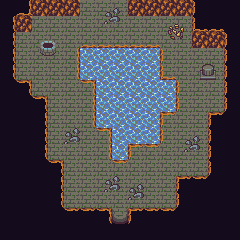

This game map was drawn from its Tiled (.tmx) file and the tilesets committed beside it. A one-line description and the trimmed map source follow:
An orthogonal 30x30 tile map with 8x8 px tiles, 5 tile layers (Tile Layer 1, Tile Layer 2, Tile Layer 3, Tile Layer 4, ...).

<map version="1.0" orientation="orthogonal" renderorder="right-down" width="30" height="30" tilewidth="8" tileheight="8" nextobjectid="1">
 <tileset firstgid="1" name="basictiles" tilewidth="8" tileheight="8" tilecount="480">
  <image source="../tiles/basictiles.png" width="128" height="240" />
 </tileset>
 <layer name="Tile Layer 1" width="30" height="30">
  <data>[900 cells, 900 non-empty, 1 distinct tile ids]</data>
 </layer>
 <layer name="Tile Layer 2" width="30" height="30">
  <data>[900 cells, 496 non-empty, 4 distinct tile ids]</data>
 </layer>
 <layer name="Tile Layer 3" width="30" height="30">
  <data>[900 cells, 192 non-empty, 44 distinct tile ids]</data>
 </layer>
 <layer name="Tile Layer 4" width="30" height="30">
  <data>[900 cells, 228 non-empty, 48 distinct tile ids]</data>
 </layer>
 <layer name="Tile Layer 5" width="30" height="30">
  <data>[900 cells, 112 non-empty, 8 distinct tile ids]</data>
 </layer>
</map>
